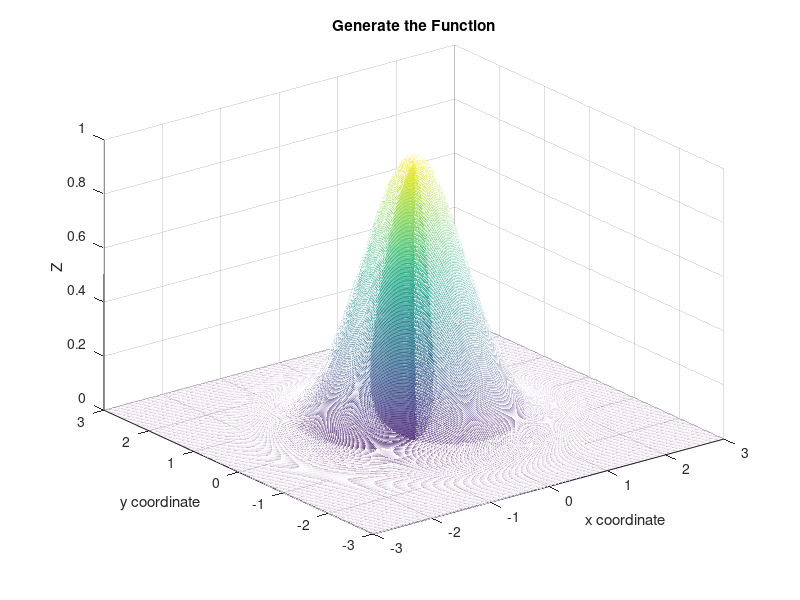

Write the MATLAB code that produced this figure.
clear
close all
format long

% The given function
func = @(x, y) (exp(-(x.^2 + y.^2)));
[X, Y] = meshgrid(-3:.01:3);

% Plot the figure
mesh(X, Y, func(X, Y));
xlabel('x coordinate');
ylabel('y coordinate');
zlabel('Z');
title('Generate the Function')